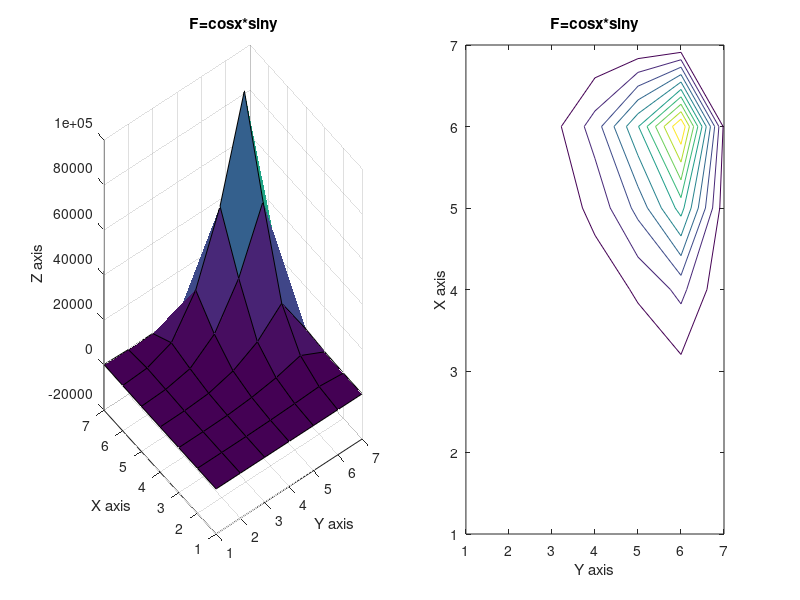

Recreate this plot in MATLAB.
%Code Method Gauss_Seidel METHOD
% Abraham Blanco  1223970
clear all; clc;
%% Parameters
ax = 0;
ay = 0;
bx = 2*pi;
by = 2*pi;
% Define the number of points on the interior (this does not include the exterior boundary points)
lamda=input('Value of lamda=');
M=input('Value of X Intenal Nodes=');
N=input('Value of Y Internal Nodes=');
tic %time begins here after inputs are set
M1=M+2;
N1=N+2;
% this generates the x and y values that will be used to calculate the F matrix
xvalues = linspace(0,2*pi,M+2);
yvalues = linspace(0,2*pi,N+2);
%%
%U matrix ( initial guess)
U = ones(M+2,N+2);
%solving for right hand side (F equation)
for i=1:length(xvalues);
    for j=1:length(yvalues);
F(i,j) = cos ( (0.5*pi)* (2*((xvalues(i)-ax) / (bx - ax))+1 )).*sin( pi*((yvalues(j)-ay) / (by -ay))); %given initial Function
%F(i,j) = 0; %last simulation with F=0 uncomment when using F=0
    end
end

%% Boundary Conditions for "Left" and "Right" side of Matrix

% Top boundary values (Dirchelet Condition)
phi_ab = ((yvalues - ay).^2 ) .* sin( pi *(yvalues - ay) / (2*(by-ay)) ) ; 

% Bottom boundary values (Dirchelet Condition)
psy_ab = cos (pi*(yvalues-ay)).*cosh(by-yvalues);

% place these known values in the solution grid
%solveing for Left and Right Boundaries
U(1,:) = phi_ab;
U(end,:) = psy_ab; 
W(1,:)=U(1,:);
W(end,:)=U(end,:);

%H1(1,:) = phi_ab;
%H1(end,:) = psy_ab;
%%
DX = 2*pi/(M+1);
A = 1/DX.^2;
DY = 2*pi/(N+1);
B = 1/DY.^2;
R = -2*(A+B);

% normalize elements
A = A/R;
B = B/R;
F = F/R;
%H = H/R;

R = 1;
error=10;
error_iterations=0;
% check for diagonal dominance of elements
abs(R) >= abs(2*A+2*B);
%%
while error>10^-10;
   W=U;
  % W2=H1;
for j = 2:M+1;
    
    % Left boundary
    W(j,1) = U(j,1);
    U(j,1) = (  F(j,1) - (2*B)*U(j,2) - A*U(j-1,1) - A*U(j+1,1) );
    %H1(j,1) = (  H(j,1) - (2*B)*H1(j,2) - A*H1(j-1,1) - A*H1(j+1,1) );
    error(j,1) = abs((U(j,1) - W(j,1)) / U(j,1));
    % Right Boundary
    W(j,end)= U(j,end);
    U(j,end) = (  F(j,end) - (2*B)*U(j,end-1) - A*U(j-1,end) - A*U(j+1,end) );
    %H1(j,end) = (  H(j,end) - (2*B)*H1(j,end-1) - A*H1(j-1,end) - A*H1(j+1,end) );
    error(j,M+2) = abs((U(j,M+2) - W(j,M+2)) / U(j,M+2));
end
%% Main Sweep of Gauss-Siedel

for k = 2:N+1;
    for j = 2:M+1;
        U(j,k) = (  F(j,k) - B*U(j,k-1) - B*U(j,k+1)- A*U(j-1,k) - A*U(j+1,k) );
        U(j,k) = lamda*U(j,k)+(1-lamda)*W(j,k);
       % H1(j,k) = (  H(j,k) - B*H1(j,k-1) - B*H1(j,k+1)- A*H1(j-1,k) - A*H1(j+1,k) );
        error(j,k)= abs((U(j,k) - W(j,k)) / U(j,k));
    end
end
error=abs(max(max(((W-U)./W))));
%error2=abs(max(max(((W2-H1)./W2))));
error_iterations=error_iterations+1;
end
toc
error_iterations
figure
subplot(1,2,1),surf(U), xlabel('Y axis'), ylabel('X axis'), zlabel('Z axis'), title('F=cosx*siny')
subplot(1,2,2),contour(U), xlabel('Y axis'), ylabel('X axis'), title('F=cosx*siny')
%figure
%subplot(1,2,1),surf(H1), xlabel('Y axis'), ylabel('X axis'), zlabel('Z axis'), title('F=0')
%subplot(1,2,2),contour(H1), xlabel('Y axis'), ylabel('X axis'), title('F=0')
